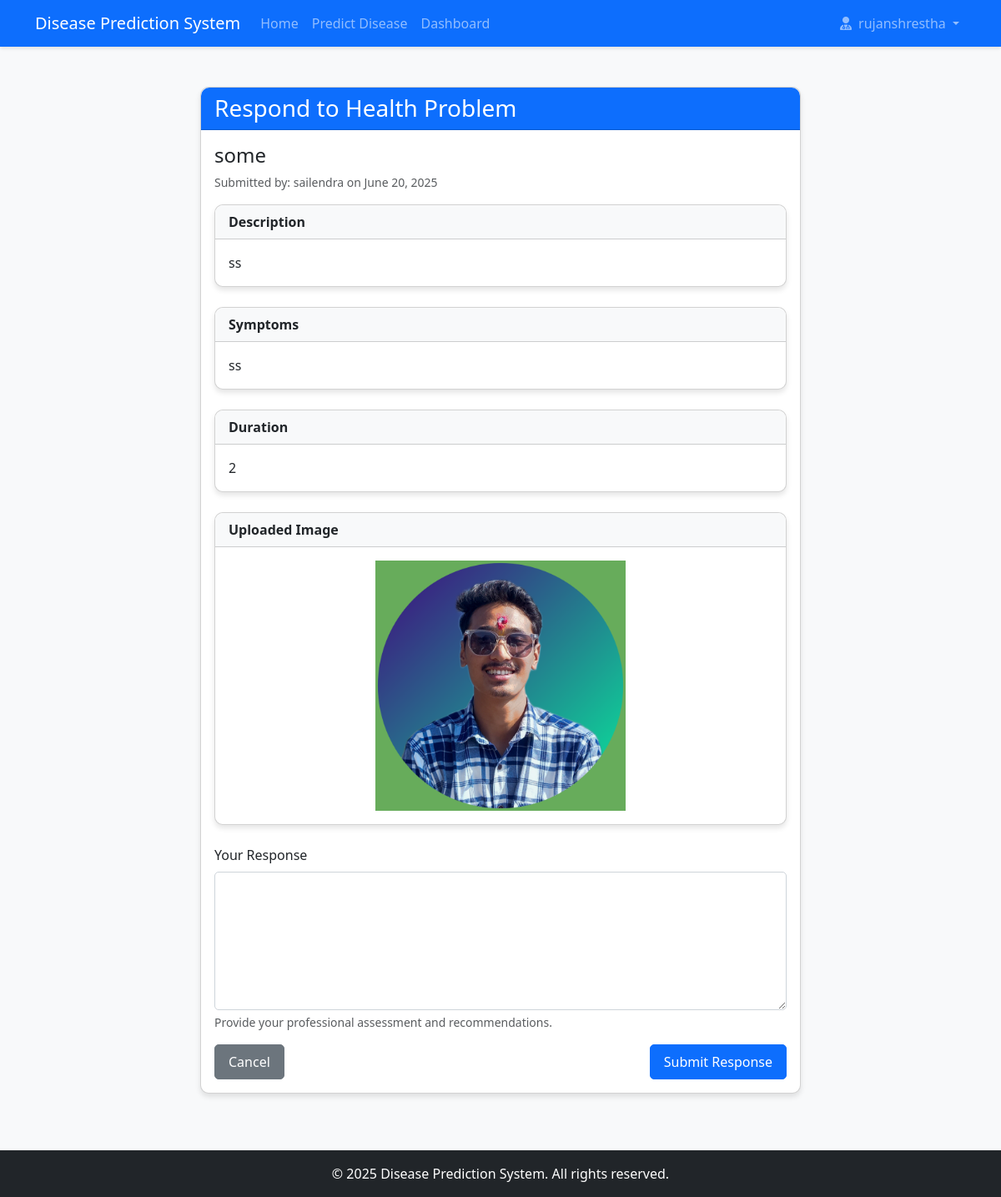
/dashboard/doctor/respond-problem/6/ (signed in), run on the app's committed database.
### accounts/models.py (models this page shows, shortened)
class UserProfile(models.Model):
    USER_TYPES = (
        ('patient', 'Patient'),
        ('doctor', 'Doctor'),
        ('admin', 'Admin'),
    )
    user = models.OneToOneField(User, on_delete=models.CASCADE, related_name='profile')
    user_type = models.CharField(max_length=10, choices=USER_TYPES, default='patient')
    profile_picture = models.ImageField(upload_to='profile_pics', blank=True, null=True)
    phone_number = models.CharField(max_length=15, blank=True, null=True)
    address = models.TextField(blank=True, null=True)
    date_of_birth = models.DateField(blank=True, null=True)
    created_at = models.DateTimeField(auto_now_add=True)
    updated_at = models.DateTimeField(auto_now=True)

class Patient(models.Model):
    user_profile = models.OneToOneField(UserProfile, on_delete=models.CASCADE, related_name='patient_profile')
    gender = models.CharField(max_length=10, blank=True, null=True)  # Add this line
    height = models.FloatField(help_text="Height in cm", blank=True, null=True)
    weight = models.FloatField(help_text="Weight in kg", blank=True, null=True)
    blood_group = models.CharField(max_length=5, blank=True, null=True)
    blood_pressure = models.CharField(max_length=20, blank=True, null=True)
    sugar_level = models.CharField(max_length=20, blank=True, null=True)
    allergies = models.TextField(blank=True, null=True)
    medical_history = models.TextField(blank=True, null=True)

### prediction/models.py (models this page shows, shortened)
class PatientProblem(models.Model):
    STATUS_CHOICES = (
        ('pending', 'Pending'),
        ('in_review', 'In Review'),
        ('resolved', 'Resolved'),
    )
    patient = models.ForeignKey(Patient, on_delete=models.CASCADE, related_name='problems')
    title = models.CharField(max_length=200)
    description = models.TextField()
    symptoms = models.TextField(blank=True, null=True)
    duration = models.CharField(max_length=100, blank=True, null=True)
    taking_medicine = models.CharField(max_length=5, blank=True, null=True)
    medicine_details = models.TextField(blank=True, null=True)
    picture = models.ImageField(upload_to='problem_images/', blank=True, null=True)
    status = models.CharField(max_length=20, choices=STATUS_CHOICES, default='pending')
    assigned_doctor = models.ForeignKey(Doctor, on_delete=models.SET_NULL, null=True, blank=True, related_name='assigned_problems')
    doctor_response = models.TextField(blank=True, null=True)
    created_at = models.DateTimeField(auto_now_add=True)
    updated_at = models.DateTimeField(auto_now=True)

### dashboard/views.py (the view, shortened to what this page needs)
# urls.py: path('doctor/respond-problem/<int:problem_id>/', views.respond_to_problem, name='respond_to_problem'),
@login_required
def respond_to_problem(request, problem_id):
    user_profile = UserProfile.objects.get(user=request.user)
    if user_profile.user_type != 'doctor':
        messages.error(request, 'Only doctors can respond to problems')
        return redirect('home')
    doctor = Doctor.objects.get(user_profile=user_profile)
    if not doctor.is_verified:
        messages.error(request, 'You need to be verified to perform this action')
        return redirect('doctor_dashboard')
    problem = get_object_or_404(PatientProblem, id=problem_id)
    return render(request, 'dashboard/respond_to_problem.html', {'problem': problem})

### templates/dashboard/respond_to_problem.html (shortened to what this page needs)
{% extends 'base/base.html' %}
{% block content %}
<div class="container mt-5">
    <div class="row justify-content-center">
        <div class="col-md-8">
            <div class="card">
                <div class="card-header bg-primary text-white">
                    <h3 class="mb-0">Respond to Health Problem</h3>
                </div>
                <div class="card-body">
                    <h4 class="card-title">{{ problem.title }}</h4>
                    <p class="text-muted small">Submitted by: {{ problem.patient.user_profile.user.username }} on {{ problem.created_at|date:"F d, Y" }}</p>
                    <div class="card mb-4">
                        <div class="card-header bg-light">Description</div>
                        <div class="card-body">
                            <p class="card-text">{{ problem.description }}</p>
                        </div>
                    </div>
                    {% if problem.symptoms %}
                    <div class="card mb-4">
                        <div class="card-header bg-light">Symptoms</div>
                        <div class="card-body">
                            <p class="card-text">{{ problem.symptoms }}</p>
                        </div>
                    </div>
                    {% endif %}
                    {% if problem.duration %}
                    <div class="card mb-4">
                        <div class="card-header bg-light">Duration</div>
                        <div class="card-body">
                            <p class="card-text">{{ problem.duration }}</p>
                        </div>
                    </div>
                    {% endif %}
                    {% if problem.picture %}
                    <div class="card mb-4">
                        <div class="card-header bg-light">Uploaded Image</div>
                        <div class="card-body text-center">
                            <img src="{{ problem.picture.url }}" alt="Uploaded image" class="img-fluid" style="max-height: 300px;">
                        </div>
                    </div>
                    {% endif %}
                    <form method="post">
                        <div class="mb-3">
                            <label for="doctor_response" class="form-label">Your Response</label>
                            <textarea class="form-control" id="doctor_response" name="doctor_response" rows="6" required></textarea>
                            <div class="form-text">Provide your professional assessment and recommendations.</div>
                        </div>
                        <div class="d-flex justify-content-between">
                            <a href="{% url 'problem_detail' problem.id %}" class="btn btn-secondary">Cancel</a>
                            <button type="submit" class="btn btn-primary">Submit Response</button>
                        </div>
                    </form>
                </div>
            </div>
        </div>
    </div>
</div>
{% endblock %}

### templates/base/base.html (shortened to what this page needs)
<!DOCTYPE html>
<html lang="en">
<head>
    <link href="https://cdn.jsdelivr.net/npm/bootstrap@5.3.0/dist/css/bootstrap.min.css" rel="stylesheet">
    <link rel="stylesheet" href="/static/css/style.css">
    <link rel="stylesheet" href="https://cdnjs.cloudflare.com/ajax/libs/font-awesome/6.0.0/css/all.min.css">
</head>
<body>
    <nav class="navbar navbar-expand-lg navbar-dark bg-primary">
        <div class="container">
            <a class="navbar-brand" href="{% url 'home' %}">Disease Prediction System</a>
            <div class="collapse navbar-collapse" id="navbarNav">
                <ul class="navbar-nav me-auto">
                    <li class="nav-item">
                        <a class="nav-link" href="{% url 'home' %}">Home</a>
                    </li>
                    <li class="nav-item">
                        <a class="nav-link" href="{% url 'prediction_home' %}">Predict Disease</a>
                    </li>
                    {% if user.is_authenticated %}
                        <li class="nav-item">
                            <a class="nav-link" href="{% url 'dashboard_home' %}">Dashboard</a>
                        </li>
                    {% endif %}
                </ul>
                <ul class="navbar-nav">
                    {% if user.is_authenticated %}
                        <li class="nav-item dropdown">
                            <a class="nav-link dropdown-toggle" href="#" id="navbarDropdown" role="button" data-bs-toggle="dropdown">
                                <i class="fas {% if user.profile.user_type == 'patient' %}fa-user{% elif user.profile.user_type == 'doctor' %}fa-user-md{% elif user.profile.user_type == 'admin' %}fa-user-shield{% endif %} me-1"></i>
                                {{ user.username }}
                            </a>
                        </li>
                    {% endif %}
                </ul>
            </div>
        </div>
    </nav>
    <div class="container mt-4">
        {% block content %}{% endblock %}
    </div>
    <footer class="bg-dark text-white text-center py-3 mt-5">
        <div class="container">
            <p class="mb-0">&copy; {% now "Y" %} Disease Prediction System. All rights reserved.</p>
        </div>
    </footer>
</body>
</html>

### static/css/style.css (style rules this page uses)
body { font-family: 'Segoe UI', Tahoma, Geneva, Verdana, sans-serif; background-color: #f8f9fa; color: #333; }
.navbar { box-shadow: 0 2px 4px rgba(0, 0, 0, 0.1); }
.card { border-radius: 10px; box-shadow: 0 4px 6px rgba(0, 0, 0, 0.1); margin-bottom: 20px; transition: transform 0.3s ease; }
.card-header { border-radius: 10px 10px 0 0 !important; font-weight: bold; }
.btn { border-radius: 5px; padding: 8px 16px; font-weight: 500; }
.btn-primary { background-color: #0d6efd; border-color: #0d6efd; }
.form-control { border-radius: 5px; padding: 10px; border: 1px solid #ced4da; }

### data on the page
PatientProblem: title "some", patient.user_profile.user.username "sailendra", created_at "June 20, 2025", description "ss", symptoms "ss", duration "2", picture (picture)

### other printed values
{{ user.username }} "rujanshrestha"
